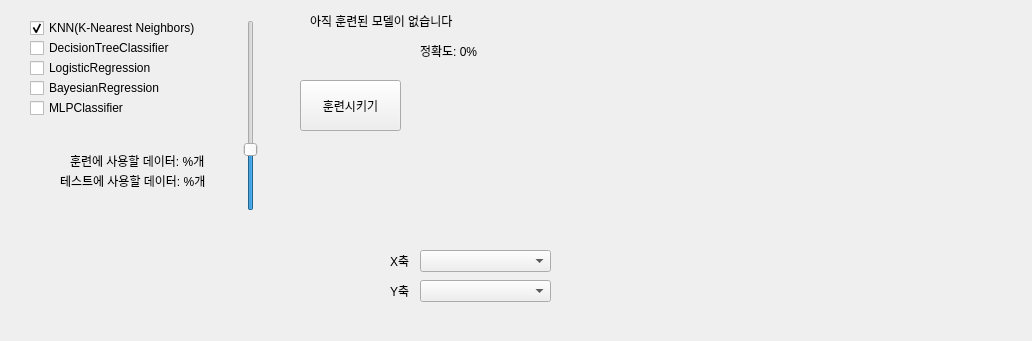
<?xml version="1.0" encoding="UTF-8"?>
<ui version="4.0">
 <class>Form</class>
 <widget class="QWidget" name="Form">
  <property name="geometry">
   <rect>
    <x>0</x>
    <y>0</y>
    <width>1032</width>
    <height>341</height>
   </rect>
  </property>
  <property name="windowTitle">
   <string>훈련시키기</string>
  </property>
  <widget class="QCheckBox" name="knn">
   <property name="geometry">
    <rect>
     <x>30</x>
     <y>20</y>
     <width>191</width>
     <height>16</height>
    </rect>
   </property>
   <property name="text">
    <string>KNN(K-Nearest Neighbors)</string>
   </property>
   <property name="checked">
    <bool>true</bool>
   </property>
  </widget>
  <widget class="QCheckBox" name="dtc">
   <property name="geometry">
    <rect>
     <x>30</x>
     <y>40</y>
     <width>191</width>
     <height>16</height>
    </rect>
   </property>
   <property name="text">
    <string>DecisionTreeClassifier</string>
   </property>
  </widget>
  <widget class="QPushButton" name="train">
   <property name="geometry">
    <rect>
     <x>300</x>
     <y>80</y>
     <width>101</width>
     <height>51</height>
    </rect>
   </property>
   <property name="text">
    <string>훈련시키기</string>
   </property>
  </widget>
  <widget class="QLabel" name="targetMod">
   <property name="geometry">
    <rect>
     <x>310</x>
     <y>10</y>
     <width>261</width>
     <height>21</height>
    </rect>
   </property>
   <property name="text">
    <string>아직 훈련된 모델이 없습니다</string>
   </property>
  </widget>
  <widget class="QLabel" name="accLab">
   <property name="geometry">
    <rect>
     <x>420</x>
     <y>40</y>
     <width>181</width>
     <height>21</height>
    </rect>
   </property>
   <property name="text">
    <string>정확도: 0%</string>
   </property>
  </widget>
  <widget class="QSlider" name="verticalSlider">
   <property name="geometry">
    <rect>
     <x>240</x>
     <y>20</y>
     <width>22</width>
     <height>191</height>
    </rect>
   </property>
   <property name="minimum">
    <number>10</number>
   </property>
   <property name="maximum">
    <number>140</number>
   </property>
   <property name="value">
    <number>50</number>
   </property>
   <property name="orientation">
    <enum>Qt::Vertical</enum>
   </property>
  </widget>
  <widget class="QLabel" name="labelt">
   <property name="geometry">
    <rect>
     <x>70</x>
     <y>150</y>
     <width>181</width>
     <height>21</height>
    </rect>
   </property>
   <property name="text">
    <string>훈련에 사용할 데이터: %개</string>
   </property>
  </widget>
  <widget class="QLabel" name="labelte">
   <property name="geometry">
    <rect>
     <x>60</x>
     <y>170</y>
     <width>181</width>
     <height>21</height>
    </rect>
   </property>
   <property name="text">
    <string>테스트에 사용할 데이터: %개</string>
   </property>
  </widget>
  <widget class="QCheckBox" name="lr">
   <property name="geometry">
    <rect>
     <x>30</x>
     <y>60</y>
     <width>191</width>
     <height>16</height>
    </rect>
   </property>
   <property name="text">
    <string>LogisticRegression</string>
   </property>
  </widget>
  <widget class="QCheckBox" name="br">
   <property name="geometry">
    <rect>
     <x>30</x>
     <y>80</y>
     <width>191</width>
     <height>16</height>
    </rect>
   </property>
   <property name="text">
    <string>BayesianRegression</string>
   </property>
  </widget>
  <widget class="QCheckBox" name="mlp">
   <property name="geometry">
    <rect>
     <x>30</x>
     <y>100</y>
     <width>191</width>
     <height>16</height>
    </rect>
   </property>
   <property name="text">
    <string>MLPClassifier</string>
   </property>
  </widget>
  <widget class="QWidget" name="widget" native="true">
   <property name="geometry">
    <rect>
     <x>570</x>
     <y>20</y>
     <width>421</width>
     <height>291</height>
    </rect>
   </property>
  </widget>
  <widget class="QComboBox" name="xBox">
   <property name="geometry">
    <rect>
     <x>420</x>
     <y>250</y>
     <width>131</width>
     <height>22</height>
    </rect>
   </property>
  </widget>
  <widget class="QComboBox" name="yBox">
   <property name="geometry">
    <rect>
     <x>420</x>
     <y>280</y>
     <width>131</width>
     <height>22</height>
    </rect>
   </property>
  </widget>
  <widget class="QLabel" name="targetMod_2">
   <property name="geometry">
    <rect>
     <x>390</x>
     <y>250</y>
     <width>21</width>
     <height>21</height>
    </rect>
   </property>
   <property name="text">
    <string>X축</string>
   </property>
  </widget>
  <widget class="QLabel" name="targetMod_3">
   <property name="geometry">
    <rect>
     <x>390</x>
     <y>280</y>
     <width>21</width>
     <height>21</height>
    </rect>
   </property>
   <property name="text">
    <string>Y축</string>
   </property>
  </widget>
 </widget>
 <resources/>
 <connections/>
</ui>
